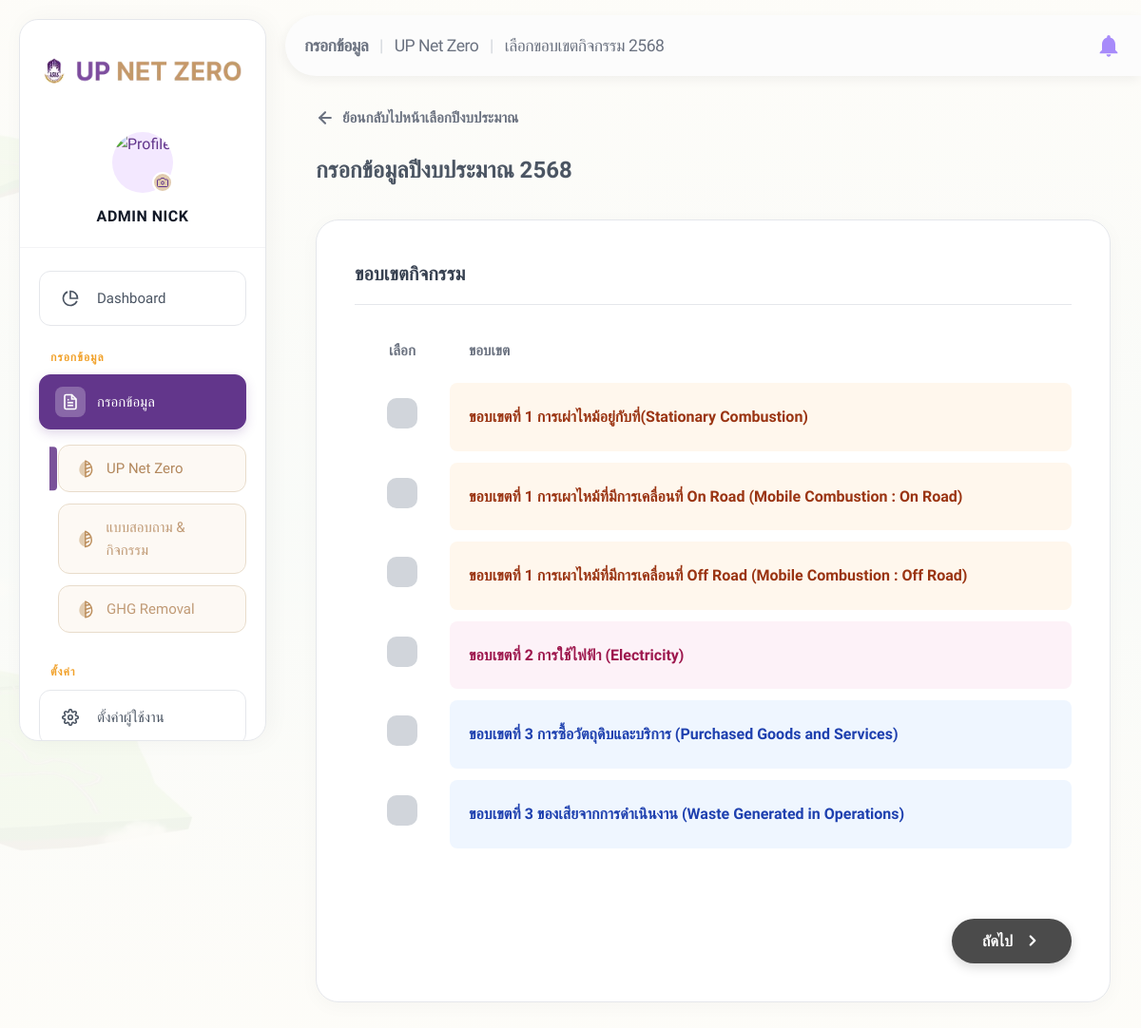
Screenshot of /admin/data_entry.php?year=15 (signed in) with the database file from the repository.
### tables this page shows
CREATE TABLE `admin_year` (
  `id` int(11) NOT NULL AUTO_INCREMENT,
  `year` int(11) NOT NULL,
  `created_at` timestamp NULL DEFAULT current_timestamp(),
  PRIMARY KEY (`id`),
  UNIQUE KEY `uniq_year` (`year`)
);

CREATE TABLE `admin_g` (
  `id` int(11) NOT NULL AUTO_INCREMENT,
  `scope` int(11) DEFAULT NULL,
  `name_tiem` varchar(255) NOT NULL,
  `order_num` int(11) DEFAULT 0,
  PRIMARY KEY (`id`),
  UNIQUE KEY `name_tiem` (`name_tiem`)
);

### config/db.php (called while the page is built, shortened)
<?php
if (!function_exists('asset_v')) {
    function asset_v(string $rel): string
    {
        static $cache = [];
        if (!array_key_exists($rel, $cache)) {
            $abs = dirname(__DIR__) . '/' . ltrim($rel, '/');
            $m = @filemtime($abs);
            $cache[$rel] = $m ? ('?v=' . $m) : '';
        }
        return $cache[$rel];
    }
}

### admin/data_entry.php (the view, shortened to what this page needs)
<?php
require_once __DIR__ . '/../config/db.php';
$pdo = getDB();
$root = '../';
$selected_year = isset($_GET['year']) ? (int) $_GET['year'] : 0;
$stmt = $pdo->prepare('SELECT year FROM admin_year WHERE id = ?');
$stmt->execute([$selected_year]);
$year_data = $stmt->fetch();
$year_name = $year_data ? $year_data['year'] : 'ไม่ระบุ';
$groups = $pdo->query('SELECT * FROM admin_g ORDER BY scope, order_num ASC, id ASC')->fetchAll();
$page_title = "กรอกข้อมูล";
$page_title2 = "UP Net Zero";
$page_title3 = "เลือกขอบเขตกิจกรรม $year_name";
?>
<!DOCTYPE html>
<html lang="th">
<head>
    <link rel="stylesheet" href="<?= $root ?>assets/css/admin.css<?= asset_v('assets/css/admin.css') ?>">
    <link rel="stylesheet" href="<?= $root ?>assets/css/sidebar.css<?= asset_v('assets/css/sidebar.css') ?>">
</head>
<body>
    <?php include_once __DIR__ . '/includes/sidebar.php'; ?>
    <main class="main-content">
        <?php include_once __DIR__ . '/includes/header.php'; ?>
        <div class="data-entry-container">
            <a href="items.php"
                style="display: inline-flex; align-items: center; gap: 8px; color: #6B7280; text-decoration: none; font-weight: 600; margin-bottom: 1.5rem; transition: all 0.2s; font-size: 0.95rem;"
                onmouseover="this.style.color='var(--clr-primary)'; this.style.transform='translateX(-4px)';"
                onmouseout="this.style.color='#6B7280'; this.style.transform='none'">
                <svg width="20" height="20" viewBox="0 0 24 24" fill="none" stroke="currentColor" stroke-width="2.5"
                    stroke-linecap="round" stroke-linejoin="round">
                    <line x1="19" y1="12" x2="5" y2="12"></line>
                    <polyline points="12 19 5 12 12 5"></polyline>
                </svg>
                ย้อนกลับไปหน้าเลือกปีงบประมาณ
            </a>
            <h2 class="main-heading">กรอกข้อมูลปีงบประมาณ <?= $year_name ?></h2>
            <div class="entry-card">
                <div class="entry-card-title">ขอบเขตกิจกรรม</div>
                <form action="data_entry_items.php" method="GET">
                    <table class="scope-table">
                        <thead>
                            <tr>
                                <th style="width: 100px; display: flex; justify-content: center;">เลือก</th>
                                <th>ขอบเขต</th>
                            </tr>
                        </thead>
                        <tbody>
                            <?php foreach ($groups as $g): ?>
                                <?php
                                $scope_class = "scope-" . $g['scope'] . "-row";
                                $scope_prefix = "ขอบเขตที่ " . $g['scope'];
                                ?>
                                <tr class="scope-row <?= $scope_class ?>"
                                    onclick="const cb = this.querySelector('input'); cb.checked = !cb.checked;">
                                    <td>
                                        <label class="radio-container">
                                            <span class="checkmark">
                                            </span>
                                        </label>
                                    </td>
                                    <td>
                                        <?= $scope_prefix ?>     <?= htmlspecialchars($g['name_tiem']) ?>
                                    </td>
                                </tr>
                            <?php endforeach; ?>
                        </tbody>
                    </table>
                    <div class="footer-actions">
                        <button type="submit" class="btn-next">
                            ถัดไป
                            <svg viewBox="0 0 24 24" fill="none" stroke="currentColor" stroke-width="3"
                                stroke-linecap="round" stroke-linejoin="round">
                                <path d="m9 18 6-6-6-6" />
                            </svg>
                        </button>
                    </div>
                </form>
            </div>
        </div>
    </main>
</body>
</html>

### admin/includes/header.php (shortened to what this page needs)
<header class="top-header"
    style="background-color: #fcfcfc; border: none; padding: 1.5vh 2.5vh; display: flex; justify-content: space-between; align-items: center; border-radius: 4vh 0 0 4vh; box-shadow: -2px 4px 12px rgba(0, 0, 0, 0.05); margin-top: 2vh;">
    <div class="header-title" style="color: #6B7280; font-size: 1.1rem; font-weight: 500;">
        <span class="animate-item">
            <strong><?= htmlspecialchars($page_title ?? 'ระบบ') ?></strong>
        </span>
        <?php if (!empty($page_title2) && $page_title2 !== 'null'): ?>
            <span class="animate-item delay-1">
                <span style="margin: 0 8px; color: #D1D5DB;">|</span>
                <?= htmlspecialchars($page_title2) ?>
            </span>
        <?php endif; ?>
        <?php if (!empty($page_title3) && $page_title3 !== 'null'): ?>
            <span class="animate-item delay-2">
                <span style="margin: 0 8px; color: #D1D5DB;">|</span>
                <?= htmlspecialchars($page_title3) ?>
            </span>
        <?php endif; ?>
    </div>
    <div style="display:flex; align-items:center;">
        <svg viewBox="0 0 24 24" width="28" height="28" fill="#A78BFA" style="cursor: pointer;" class="animate-item delay-4">
            <path
                d="M12 22c1.1 0 2-.9 2-2h-4c0 1.1.9 2 2 2zm6-6v-5c0-3.07-1.63-5.64-4.5-6.32V4c0-.83-.67-1.5-1.5-1.5s-1.5.67-1.5 1.5v.68C7.64 5.36 6 7.92 6 11v5l-2 2v1h16v-1l-2-2z" />
        </svg>
    </div>
</header>

### assets/css/admin.css (style rules this page uses)
:root { --clr-primary: #62368B; --clr-secondary: #502A75; --clr-accent: #FBB03B; --clr-success: #10B981; --clr-danger: #EF4444; --clr-warning: #F59E0B; --scope1: #F97316; --scope2: #EAB308; --scope3: #3B82F6; --sidebar-w: 260px; --header-h: 64px; --bg-base: #FDFCF8; --bg-surface: #FFFFFF; --bg-card: #FFFFFF; --bg-hover: #F9FAFB; --border: #E8DDCE; --text-primary: #1F2937; --text-secondary: #4B5563; --text-muted: #9CA3AF; --glass-bg: rgba(255, 255, 255, 0.82); --glass-blur: 16px; --transition: 0.3s cubic-bezier(0.4, 0, 0.2, 1); --radius-card: 24px; --radius-btn: 12px; }
*, *::before, *::after { box-sizing: border-box; margin: 0; padding: 0; }
body, input, button, select, textarea { font-family: 'Kanit', sans-serif; }
body { background: linear-gradient(rgba(253, 252, 248, 0.95), rgba(253, 252, 248, 0.95)), url('../images/island_bg_opt.webp') no-repeat center center fixed; background-size: cover; color: var(--text-primary); min-height: 100vh; display: flex; line-height: 1.6; -webkit-font-smoothing: antialiased; }
.top-header { height: var(--header-h); background: var(--glass-bg); backdrop-filter: blur(var(--glass-blur)); border-bottom: 1px solid var(--border); display: flex; align-items: center; padding: 0 2rem; position: sticky; top: 0; z-index: 50; gap: 1.5rem; }
.header-title { flex: 1; font-size: 1.4rem; font-weight: 800; color: var(--clr-primary); letter-spacing: -0.03em; }
.main-content { flex: 1; margin-left: 0; min-width: 0; display: flex; flex-direction: column; }

### assets/css/sidebar.css (style rules this page uses)
.main-content { margin-left: 390px !important; width: calc(100% - 390px) !important; transition: none !important; }
@media (min-width: 993px) and (max-width: 1200px) { .main-content { margin-left: 300px !important; width: calc(100% - 300px) !important; } }

### admin/data_entry.php (style rules this page uses)
:root { --bg-page: #F8FAFC; }
body { background-color: var(--bg-page); }
.data-entry-container { width: 100%; margin: 0 auto; padding: 2rem; }
.main-heading { font-size: 1.5rem; font-weight: 700; color: #4B5563; margin-bottom: 2rem; }
.entry-card { background: #FFFFFF; border-radius: 24px; padding: 40px; box-shadow: 0 4px 20px rgba(0, 0, 0, 0.03); border: 1px solid #E5E7EB; }
.entry-card-title { font-size: 1.25rem; font-weight: 700; color: #374151; margin-bottom: 1.5rem; border-bottom: 1px solid #E5E7EB; padding-bottom: 1rem; }
.scope-table { width: 100%; border-collapse: separate; border-spacing: 0 12px; }
.scope-table th { text-align: left; padding: 0 20px 10px 20px; color: #6B7280; font-weight: 600; font-size: 0.95rem; }
.scope-row { transition: all 0.2s; cursor: pointer; }
.scope-row td { padding: 16px 20px; background: #FFFFFF; }
.scope-row td:first-child { border-radius: 5vh; width: 80px; text-align: center; }
.scope-row td:last-child { border-radius: 1vh; }
.scope-1-row td:last-child { background-color: #FFF7ED; color: #9A3412; font-weight: 600; }
.scope-2-row td:last-child { background-color: #FDF2F8; color: #9D174D; font-weight: 600; }
.scope-3-row td:last-child { background-color: #EFF6FF; color: #1E40AF; font-weight: 600; }
.radio-container { display: inline-block; position: relative; width: 32px; height: 32px; }
.checkmark { position: absolute; top: 0; left: 0; height: 32px; width: 32px; background-color: #D1D5DB; border-radius: 10px; transition: all 0.2s; display: flex; align-items: center; justify-content: center; }
.btn-next { display: flex; align-items: center; gap: 12px; background: #4B4B4B; color: white; border: none; padding: 14px 32px; border-radius: 999px; font-weight: 600; font-size: 1rem; cursor: pointer; transition: all 0.3s; margin-top: 2rem; float: right; box-shadow: 0 4px 12px rgba(0, 0, 0, 0.15); }
.btn-next svg { width: 18px; height: 18px; }
.footer-actions { display: flex; justify-content: flex-end; margin-top: 30px; }

### admin/includes/header.php (style rules this page uses)
.animate-item { display: inline-block; opacity: 0; animation: headerSlideIn 0.5s cubic-bezier(0.16, 1, 0.3, 1) forwards; }
.delay-1 { animation-delay: 0.1s; }
.delay-2 { animation-delay: 0.15s; }
.delay-4 { animation-delay: 0.25s; }

### rows the page displays
admin_year: year "เลือกขอบเขตกิจกรรม 2568", year "2568"
admin_g: scope "ขอบเขตที่ 1", name_tiem "การเผ่าไหม้อยู่กับที่(Stationary Combustion)"
admin_g: scope "ขอบเขตที่ 1", name_tiem "การเผาไหม้ที่มีการเคลื่อนที่ On Road (Mobile Combustion : On Road)"
admin_g: scope "ขอบเขตที่ 1", name_tiem "การเผาไหม้ที่มีการเคลื่อนที่ Off Road (Mobile Combustion : Off Road)"
admin_g: scope "ขอบเขตที่ 2", name_tiem "การใช้ไฟฟ้า (Electricity)"
admin_g: scope "ขอบเขตที่ 3", name_tiem "การซื้อวัตถุดิบและบริการ (Purchased Goods and Services)"
admin_g: scope "ขอบเขตที่ 3", name_tiem "ของเสียจากการดำเนินงาน (Waste Generated in Operations)"

### other values shown
$admin_name "ADMIN NICK"
$page_title "กรอกข้อมูล"
$page_title2 "UP Net Zero"
